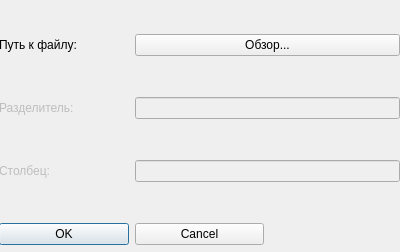
<?xml version="1.0" encoding="UTF-8"?>
<ui version="4.0">
 <class>dialog</class>
 <widget class="QDialog" name="dialog">
  <property name="geometry">
   <rect>
    <x>0</x>
    <y>0</y>
    <width>400</width>
    <height>252</height>
   </rect>
  </property>
  <property name="sizePolicy">
   <sizepolicy hsizetype="Preferred" vsizetype="Preferred">
    <horstretch>0</horstretch>
    <verstretch>0</verstretch>
   </sizepolicy>
  </property>
  <property name="windowTitle">
   <string>Иморт данных...</string>
  </property>
  <widget class="QWidget" name="gridLayoutWidget">
   <property name="geometry">
    <rect>
     <x>-1</x>
     <y>-1</y>
     <width>401</width>
     <height>281</height>
    </rect>
   </property>
   <layout class="QGridLayout" name="gridLayout">
    <item row="1" column="1" colspan="2">
     <widget class="QLineEdit" name="lineEdit_2">
      <property name="enabled">
       <bool>false</bool>
      </property>
     </widget>
    </item>
    <item row="1" column="0">
     <widget class="QLabel" name="label_2">
      <property name="enabled">
       <bool>false</bool>
      </property>
      <property name="text">
       <string>Разделитель:</string>
      </property>
     </widget>
    </item>
    <item row="0" column="0">
     <widget class="QLabel" name="label">
      <property name="text">
       <string>Путь к файлу:</string>
      </property>
     </widget>
    </item>
    <item row="2" column="1" colspan="2">
     <widget class="QLineEdit" name="lineEdit_3">
      <property name="enabled">
       <bool>false</bool>
      </property>
     </widget>
    </item>
    <item row="2" column="0">
     <widget class="QLabel" name="label_3">
      <property name="enabled">
       <bool>false</bool>
      </property>
      <property name="text">
       <string>Столбец:</string>
      </property>
     </widget>
    </item>
    <item row="0" column="1" colspan="2">
     <widget class="QPushButton" name="pushButton">
      <property name="text">
       <string>Обзор...</string>
      </property>
     </widget>
    </item>
    <item row="3" column="0">
     <widget class="QPushButton" name="Ok">
      <property name="text">
       <string>OK</string>
      </property>
      <property name="default">
       <bool>true</bool>
      </property>
      <property name="flat">
       <bool>false</bool>
      </property>
     </widget>
    </item>
    <item row="3" column="1">
     <widget class="QPushButton" name="Cancel">
      <property name="text">
       <string>Cancel</string>
      </property>
     </widget>
    </item>
   </layout>
  </widget>
 </widget>
 <resources/>
 <connections/>
</ui>
